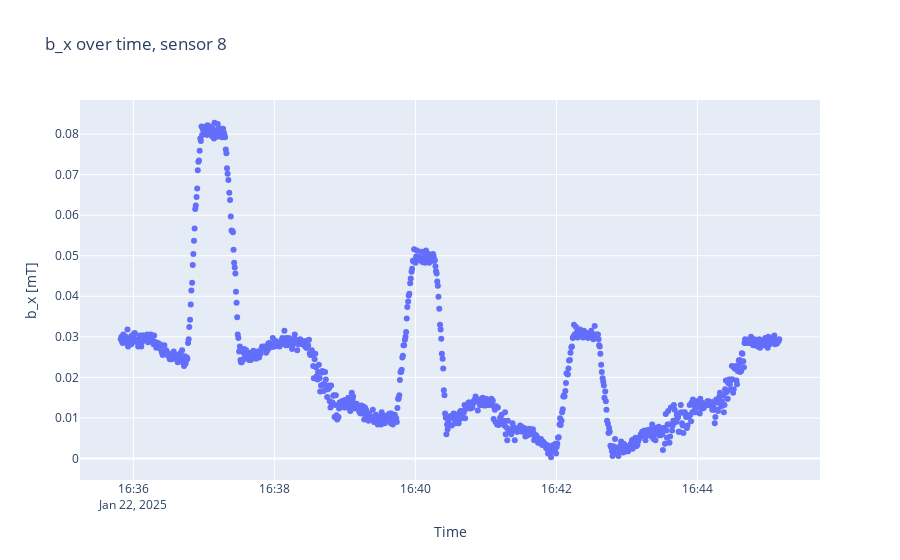
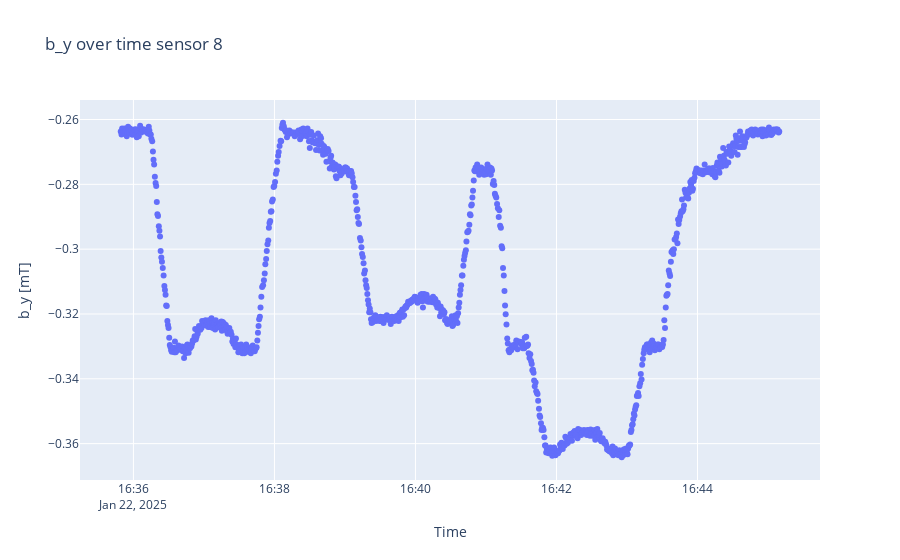
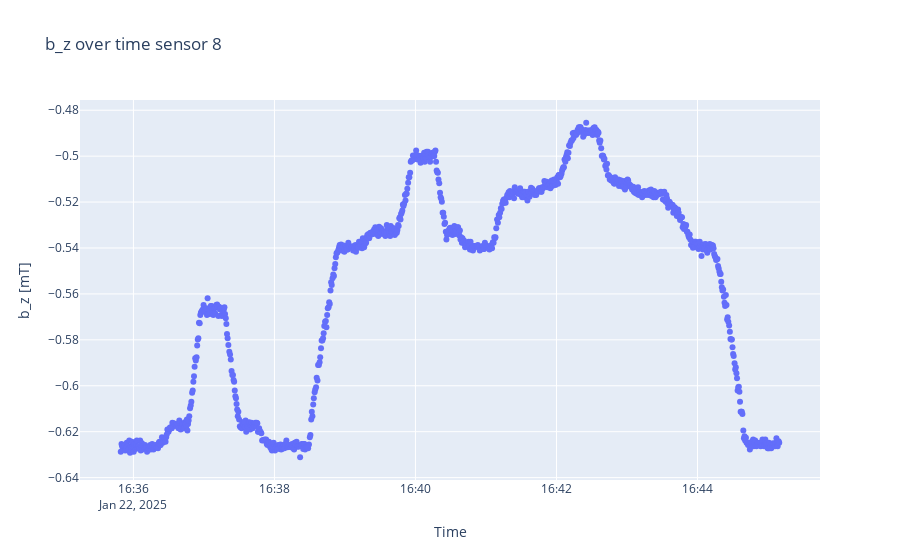

Notebook source saved alongside these figures, in order:
### Code cell
sensorplots(B, timestamps, 8)

### Figure 1 — Plotly figure (JSON) as saved in the notebook; plotly's stock layout.template omitted (floating-point values rounded to 4 significant figures; data arrays with more than 128 entries replaced by an {"elided": "..."} marker saying what was removed)
{"data": [{"mode": "markers", "type": "scatter", "x": {"elided": "993 str values"}, "y": {"elided": "993 float values"}}], "layout": {"title": {"text": "b_x over time, sensor 8"}, "xaxis": {"title": {"text": "Time"}}, "yaxis": {"scaleanchor": "y", "title": {"text": "b_x [mT]"}}}}

### Figure 2 — Plotly figure (JSON) as saved in the notebook; plotly's stock layout.template omitted (floating-point values rounded to 4 significant figures; data arrays with more than 128 entries replaced by an {"elided": "..."} marker saying what was removed)
{"data": [{"mode": "markers", "type": "scatter", "x": {"elided": "993 str values"}, "y": {"elided": "993 float values"}}], "layout": {"title": {"text": "b_y over time sensor 8"}, "xaxis": {"title": {"text": "Time"}}, "yaxis": {"scaleanchor": "y", "title": {"text": "b_y [mT]"}}}}

### Figure 3 — Plotly figure (JSON) as saved in the notebook; plotly's stock layout.template omitted (floating-point values rounded to 4 significant figures; data arrays with more than 128 entries replaced by an {"elided": "..."} marker saying what was removed)
{"data": [{"mode": "markers", "type": "scatter", "x": {"elided": "993 str values"}, "y": {"elided": "993 float values"}}], "layout": {"title": {"text": "b_z over time sensor 8"}, "xaxis": {"title": {"text": "Time"}}, "yaxis": {"scaleanchor": "y", "title": {"text": "b_z [mT]"}}}}
